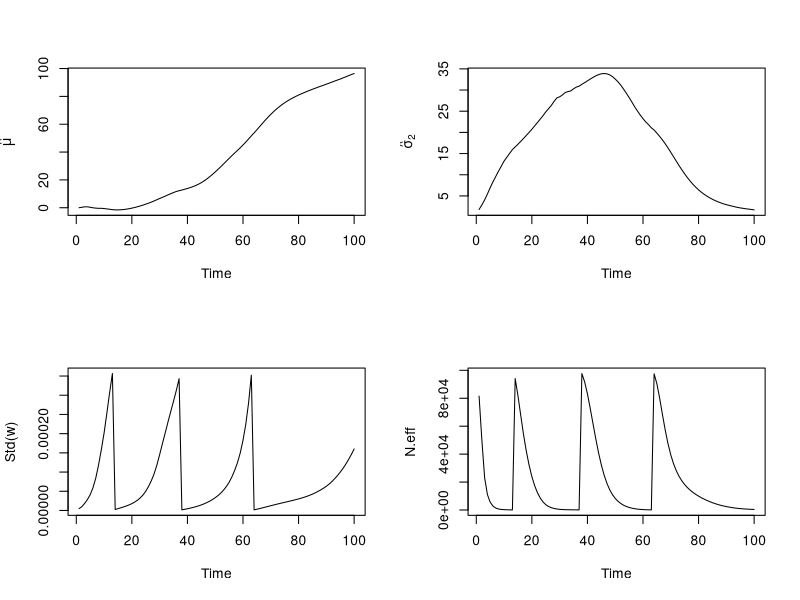
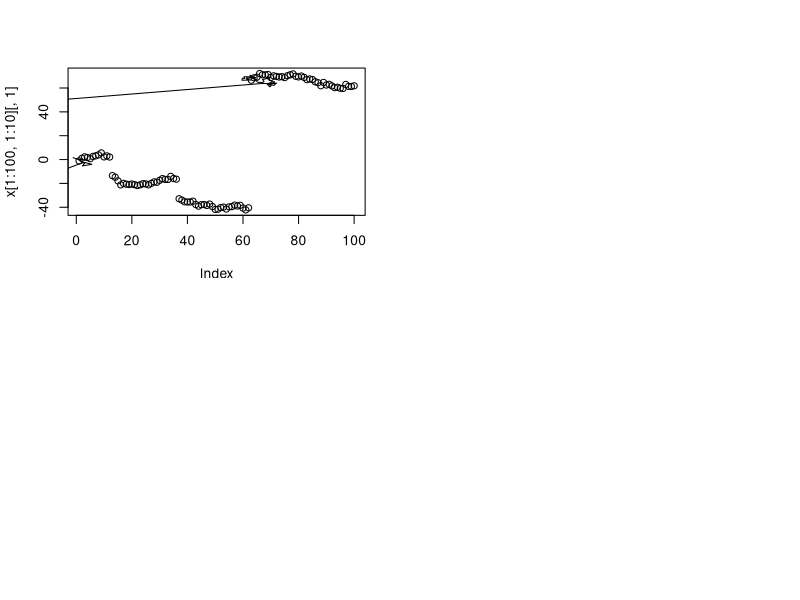

These charts were generated, in order, by the following R code:
#SMC - cos*normal


nT=100
n=100000
x = matrix(nrow=nT,ncol=n)
sig2.hat = rep(NA,nT)
mu.hat = rep(NA,nT)
var.weight = rep(NA,nT)
N.eff = rep(NA,nT)


a=1
frac = 0.001    #No resampling if frac=0

# initial values of all columns
x[1,] = rnorm(n,0,sqrt(2))


# Assuming that the starting value was 0 (x0 = 0)
w = abs(cos(a*x[1,]))*exp(-0.25*x[1,]^2)/dnorm(x[1,],0,sqrt(2))

#normalizing the weights
w = w/sum(w)

# Find the expected value and variance for the first time step
mu.hat[1] = mean(x[1,]*w)
sig2.hat[1] = mean(w*(x[1,]-mu.hat[1])^2)/mean(w)
 

var.weight[1] = var(w/sum(w))


N.eff[1] = 1/sum(w^2)

# resampling the first observations
if(N.eff[1]<(frac*n))    # Resampling
{
  x[1,] = sample(x[1,],n,replace=TRUE,prob=w)
  w = rep(1,n)
  cat("Resampling at time ",1,"\n")
}



# Looping over all rows (corresponding to the states X_row)
for(i in 2:nT)
{
  x[i,] = rnorm(n,x[i-1,],sqrt(2))
  w = w*abs(cos(a*x[i,]) - x[i-1,])*exp(-0.25*(x[i,]-x[i-1,])^2)/dnorm(x[i,],x[i-1,],sqrt(2))
  w = w/sum(w)
  
  mu.hat[i] = sum(x[i,]*w)
  sig2.hat[i] = sum(w*(x[i,]-mu.hat[i])^2)
  var.weight[i] = var(w)
  N.eff[i] = 1/sum(w^2)
  if(N.eff[i]<(frac*n))    #Resampling
  {
    x[i,] = sample(x[i,],n,replace=TRUE,prob=w)
    w = rep(1,n)
    cat("Resampling at time ",i,"\n")
  }
}


par(mfrow=c(2,2))
plot.ts(mu.hat,ylab=expression(hat(mu)))
plot.ts(sig2.hat/c(1:nT),ylab=expression(hat(sigma)[2]))
plot.ts(sqrt(var.weight),ylab="Std(w)")
plot.ts(N.eff,ylab="N.eff")

w.norm.sort = sort(w/sum(w),decreasing=T)
show(w.norm.sort[1:10])
x
1/sum(w^2)

plot(x[1:100,1:10][,1])
lines(x[1:100,1:10])


x[1,]=rnorm(1000,0,2)
